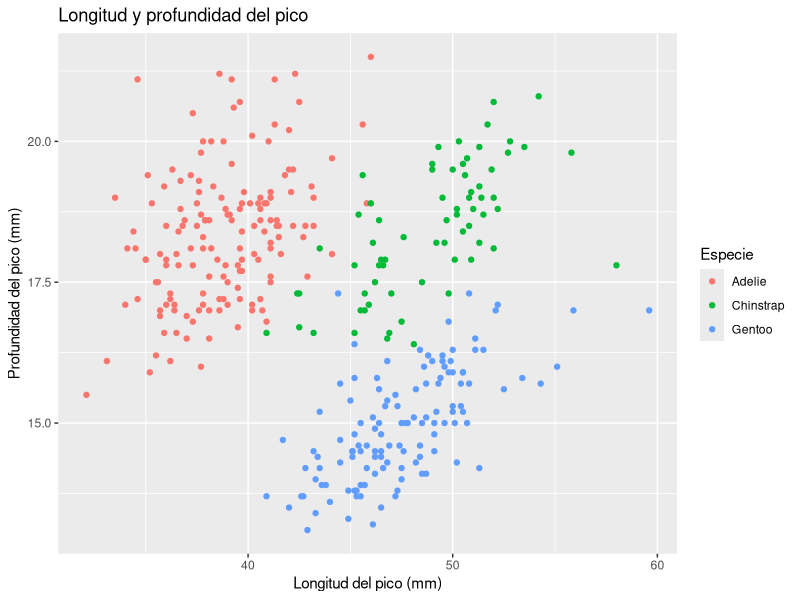

Recreate this plot in R.
## ---- chunk 1
#| message: false
# Cargar los paquetes
library(tidyverse)
library(palmerpenguins)

# Cargar los datos
data(penguins)

# Ver la estructura de los datos
glimpse(penguins)
## ---- chunk 2
penguins |>
  group_by(island, species) |>
  summarise(
    masa_media = mean(body_mass_g, na.rm = TRUE),
    .groups = "drop") |>
  knitr::kable()
## ---- chunk 3
penguins |>
  ggplot(aes(x = bill_length_mm, y = bill_depth_mm, color = species)) +
  geom_point() +
  labs(
    title = "Longitud y profundidad del pico",
    x = "Longitud del pico (mm)",
    y = "Profundidad del pico (mm)",
    color = "Especie")
